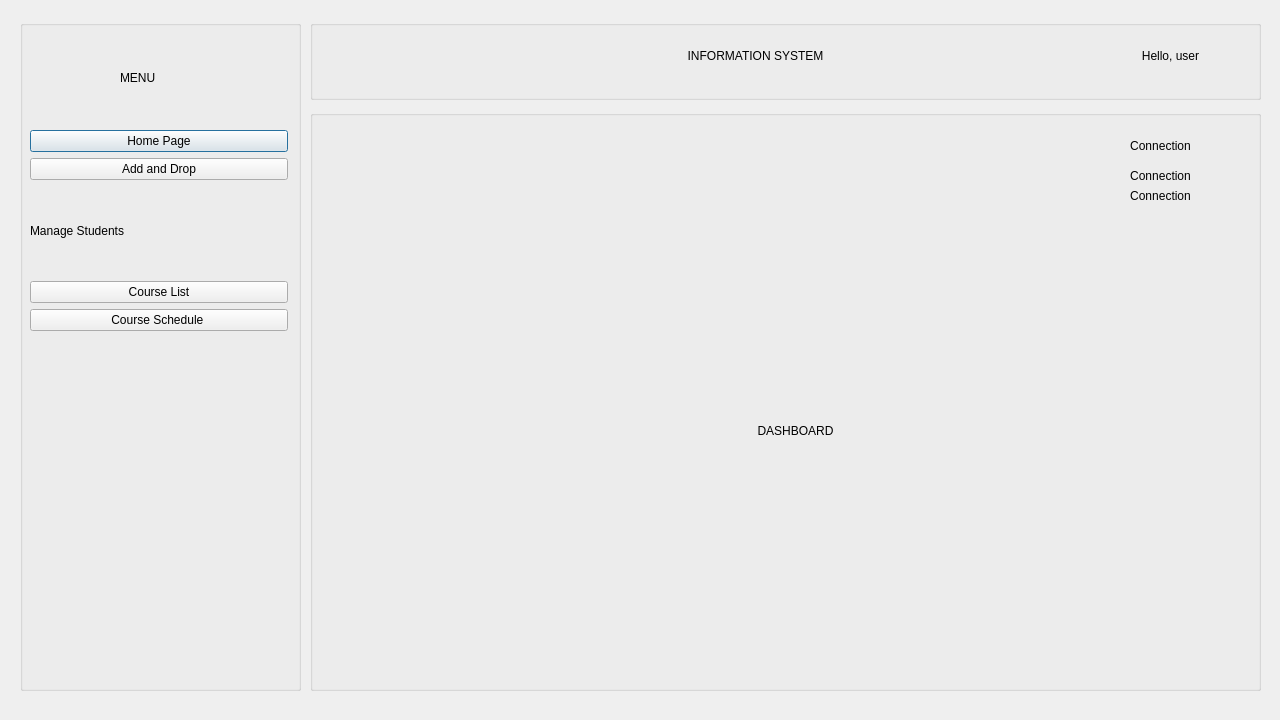
<?xml version="1.0" encoding="UTF-8"?>
<ui version="4.0">
 <class>homewindow</class>
 <widget class="QDialog" name="homewindow">
  <property name="geometry">
   <rect>
    <x>0</x>
    <y>0</y>
    <width>1280</width>
    <height>720</height>
   </rect>
  </property>
  <property name="windowTitle">
   <string>Dialog</string>
  </property>
  <widget class="QGroupBox" name="groupBox">
   <property name="geometry">
    <rect>
     <x>20</x>
     <y>20</y>
     <width>281</width>
     <height>671</height>
    </rect>
   </property>
   <property name="title">
    <string/>
   </property>
   <widget class="QLabel" name="label_2">
    <property name="geometry">
     <rect>
      <x>100</x>
      <y>50</y>
      <width>55</width>
      <height>16</height>
     </rect>
    </property>
    <property name="text">
     <string>MENU</string>
    </property>
   </widget>
   <widget class="QWidget" name="verticalLayoutWidget">
    <property name="geometry">
     <rect>
      <x>10</x>
      <y>110</y>
      <width>258</width>
      <height>201</height>
     </rect>
    </property>
    <layout class="QVBoxLayout" name="verticalLayout">
     <item>
      <widget class="QPushButton" name="pushButton">
       <property name="text">
        <string>Home Page</string>
       </property>
      </widget>
     </item>
     <item>
      <widget class="QPushButton" name="pushButton_2">
       <property name="text">
        <string>Add and Drop</string>
       </property>
      </widget>
     </item>
     <item>
      <widget class="QLabel" name="label">
       <property name="text">
        <string>Manage Students</string>
       </property>
      </widget>
     </item>
     <item>
      <widget class="QPushButton" name="pushButton_3">
       <property name="text">
        <string>Course List</string>
       </property>
      </widget>
     </item>
     <item>
      <widget class="QPushButton" name="pushButton_4">
       <property name="text">
        <string>Course Schedule </string>
       </property>
      </widget>
     </item>
    </layout>
   </widget>
   <widget class="QLabel" name="label_pic">
    <property name="geometry">
     <rect>
      <x>30</x>
      <y>30</y>
      <width>31</width>
      <height>41</height>
     </rect>
    </property>
    <property name="text">
     <string/>
    </property>
    <property name="pixmap">
     <pixmap>Assets/the-chinese-university-of-hong-kong-logo-F21185E146-seeklogo.com.png</pixmap>
    </property>
    <property name="scaledContents">
     <bool>true</bool>
    </property>
   </widget>
  </widget>
  <widget class="QGroupBox" name="groupBox_2">
   <property name="geometry">
    <rect>
     <x>310</x>
     <y>20</y>
     <width>951</width>
     <height>80</height>
    </rect>
   </property>
   <property name="title">
    <string/>
   </property>
   <widget class="QLabel" name="label_4">
    <property name="geometry">
     <rect>
      <x>310</x>
      <y>20</y>
      <width>271</width>
      <height>31</height>
     </rect>
    </property>
    <property name="text">
     <string>INFORMATION SYSTEM</string>
    </property>
    <property name="alignment">
     <set>Qt::AlignCenter</set>
    </property>
   </widget>
   <widget class="QLabel" name="label_5">
    <property name="geometry">
     <rect>
      <x>800</x>
      <y>20</y>
      <width>121</width>
      <height>31</height>
     </rect>
    </property>
    <property name="text">
     <string>Hello, user</string>
    </property>
    <property name="alignment">
     <set>Qt::AlignCenter</set>
    </property>
   </widget>
  </widget>
  <widget class="QGroupBox" name="groupBox_3">
   <property name="geometry">
    <rect>
     <x>310</x>
     <y>110</y>
     <width>951</width>
     <height>581</height>
    </rect>
   </property>
   <property name="title">
    <string/>
   </property>
   <widget class="QLabel" name="label_3">
    <property name="geometry">
     <rect>
      <x>350</x>
      <y>260</y>
      <width>271</width>
      <height>121</height>
     </rect>
    </property>
    <property name="text">
     <string>DASHBOARD</string>
    </property>
    <property name="alignment">
     <set>Qt::AlignCenter</set>
    </property>
   </widget>
   <widget class="QLabel" name="label_6">
    <property name="geometry">
     <rect>
      <x>790</x>
      <y>20</y>
      <width>121</width>
      <height>31</height>
     </rect>
    </property>
    <property name="text">
     <string>Connection</string>
    </property>
    <property name="alignment">
     <set>Qt::AlignCenter</set>
    </property>
   </widget>
   <widget class="QLabel" name="label_7">
    <property name="geometry">
     <rect>
      <x>790</x>
      <y>50</y>
      <width>121</width>
      <height>31</height>
     </rect>
    </property>
    <property name="text">
     <string>Connection</string>
    </property>
    <property name="alignment">
     <set>Qt::AlignCenter</set>
    </property>
   </widget>
   <widget class="QLabel" name="label_8">
    <property name="geometry">
     <rect>
      <x>790</x>
      <y>70</y>
      <width>121</width>
      <height>31</height>
     </rect>
    </property>
    <property name="text">
     <string>Connection</string>
    </property>
    <property name="alignment">
     <set>Qt::AlignCenter</set>
    </property>
   </widget>
  </widget>
 </widget>
 <resources/>
 <connections/>
</ui>
